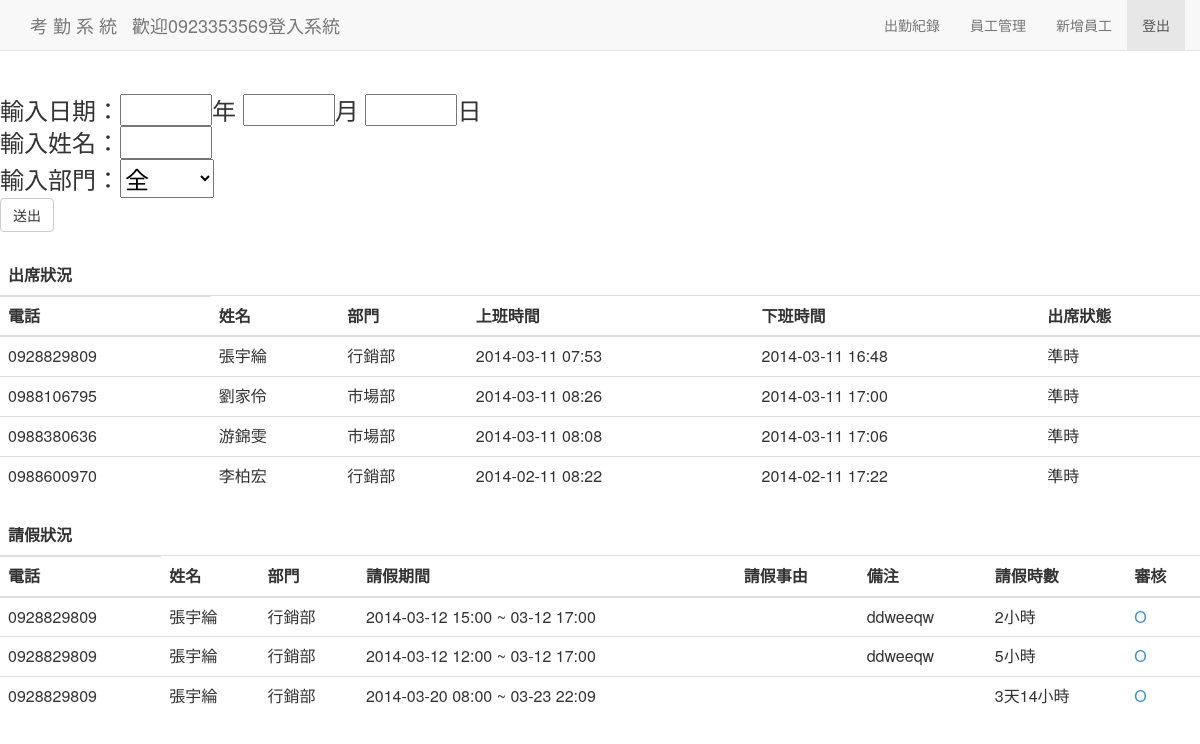
The app's page /leave_personal.php (signed in) with its own data.
### tables this page shows
CREATE TABLE IF NOT EXISTS `vk` (
  `pk` int(11) NOT NULL AUTO_INCREMENT,
  `l_phone` varchar(50) NOT NULL,
  `l_start` datetime NOT NULL,
  `l_end` datetime NOT NULL,
  `l_condition` varchar(50) NOT NULL,
  `l_memo` text NOT NULL,
  `l_check` int(11) NOT NULL,
  `id` int(11) NOT NULL,
  PRIMARY KEY (`pk`),
  KEY `id` (`id`)
);

CREATE TABLE IF NOT EXISTS `user` (
  `id` int(11) NOT NULL AUTO_INCREMENT,
  `user_phone` varchar(50) NOT NULL,
  `user_pwd` int(11) NOT NULL COMMENT '預設生日',
  `user_name` varchar(50) NOT NULL COMMENT '姓名',
  `user_class` varchar(50) NOT NULL,
  `user_join` date NOT NULL,
  `user_permission` int(11) NOT NULL,
  PRIMARY KEY (`id`)
);

### leave_personal.php (the view, shortened to what this page needs)
<!doctype html>
<html lang="en">
<head>
  <link href="css/bootstrap.min.css" rel="stylesheet" media="screen">
</head>
<body>
  <?php   include_once("fixed.php");  ?>
<a class="btn btn-primary" href='admin.php' role='botton'>Back</a>
<?php
$working_time = "08:30";
$pick_year = "";
$pick_month = "";
$pick_day = "";
$pick_name = "";
$pick_year_sql = "";
$pick_year_l_sql = "";
$pick_month_sql = "";
$pick_month_l_sql = "";
$pick_day_sql = "";
$pick_day_l_sql = "";
$pick_class_sql = "";
$pick_name_sql = "";
?>
<br>
<br>
<br>
<h3>
<form action = "leave_personal.php" method = post>
輸入日期：<input type="text" size="4" name="pick_year" value="<?php echo $pick_year ?>">年
		   <input type="text" size="4" name="pick_month" value="<?php echo $pick_month ?>">月
		   <input type="text" size="4" name="pick_day" value="<?php echo $pick_day ?>">日<br>
輸入姓名：<input size="4" type="text" name="pick_name" value="<?php echo $pick_name ?>"><br>
輸入部門：<select name="pick_class" >
			<option value="">全</option>
	      </select><br>
		<input class="btn btn-default" type="submit" value="送出">
</form>
</h3>
<table class="table" >
        <thead>
          <tr><th>出席狀況</th></tr>
          <tr>
            <th>電話</th>
            <th>姓名</th>
            <th>部門</th>
            <th>上班時間</th>
            <th>下班時間</th>
            <th>出席狀態</th>
          </tr>
        </thead>
        <tbody>
<?php
$sql = "SELECT user_phone, user_name,user_class, var_time
, MIN(var_time) AS var_first, MAX(var_time) AS var_last
FROM var INNER JOIN user ON var.id=user.id
WHERE user_permission = 2
$pick_name_sql
$pick_class_sql
$pick_year_sql
$pick_month_sql
$pick_day_sql
GROUP BY user_phone,YEAR(var_time), MONTH(var_time), DAY(var_time)";
$var = mysql_query($sql);
while ( $v_row = @mysql_fetch_assoc($var) ){
$var_first =  date('Y-m-d H:i',strtotime($v_row['var_first']));
$var_last =  date('Y-m-d H:i',strtotime($v_row['var_last']));
$clock_in_time = strtotime(date('H:i',strtotime($v_row['var_first'])));
$clock_on_time = strtotime($working_time);
$time_diff = round(abs($clock_in_time - $clock_on_time) / 60,2);
if ($time_diff >= 60) {
  $HHH = intval($time_diff/60);
  $MMM = $time_diff%60;
  $late = '遲到 '.$HHH.'小時'.$MMM.'分';
}else {
  $MMM = $time_diff%60;
  $late = '遲到 '.$MMM.'分';
}
?>
  <tr>
  <td><?php echo $v_row['user_phone'];?></td>
  <td><?php echo $v_row['user_name'];?></td>
  <td><?php
    if ($v_row['user_class'] == 2) echo "市場部";
    if ($v_row['user_class'] == 3) echo "行銷部";?>
  </td>
  <td><?php echo $var_first ;?></td>
  <td><?php echo $var_last ;?></td>
  <td>
  <?php
  if(date('H:i:s',strtotime($v_row['var_first'])) <= $working_time) {
    echo '準時';
  }else {
    echo $late;
  }
  ?>
  </td>
  </tr>
<?php
}
$sql_l = "SELECT *
FROM vk INNER JOIN user ON vk.id=user.id
WHERE user_permission = 2
$pick_name_sql
$pick_class_sql
$pick_year_l_sql
$pick_month_l_sql
$pick_day_l_sql
";
$leave = mysql_query($sql_l);
?>
        </tbody>
</table>
<table class="table" >
        <thead>
          <tr><th>請假狀況</th></tr>
          <tr>
            <th>電話</th>
            <th>姓名</th>
            <th>部門</th>
            <th>請假期間</th>
            <th>請假事由</th>
            <th>備注</th>
            <th>請假時數</th>
            <th>審核</th>
          </tr>
        </thead>
        <tbody>
<?php
while ( $l_row = @mysql_fetch_assoc($leave) ){
  $l_start = date('Y-m-d H:i',strtotime($l_row['l_start']));
  $start = strtotime(date('Y-m-d H:i',strtotime($l_row['l_start'])));
  $end = strtotime(date('Y-m-d H:i',strtotime($l_row['l_end'])));
  $time_intervel = (int)round(abs($end - $start)/3600,2);
  $short_end = date('m-d H:i',strtotime($l_row['l_end']));
  if ($time_intervel >= 24) {
  $DDD = intval($time_intervel/24);
  $HHH = $time_intervel%24;
  $time_intervel = $DDD."天".$HHH."小時";
  }else {
  $HHH = $time_intervel%24;
  $time_intervel = $HHH."小時";
  }
?>
  <tr>
  <td><?php echo $l_row['user_phone'];?></td>
  <td><?php echo $l_row['user_name'];?></td>
  <td><?php
    if ($l_row['user_class'] == 3) echo "行銷部";?></td>
  <td><?php echo $l_start." ~ ".$short_end;?></td>
  <td><?php
      ?></td>
  <td><?php echo $l_row['l_memo'];?></td>
  <td><?php echo $time_intervel;?></td>
  <td><a href="leave_check.php?pk=<?php echo $l_row['pk'] ?>">
      <?php if($l_row['l_check'] == 1) echo "O";
            elseif ($l_row['l_check'] == 0) echo "X";
      ?>
      </a></td>
  </tr>
<?php
}
?>
       </tbody>
</table>
</body>
</html>

### records on screen
vk: user.user_phone "0928829809", user.user_name "張宇綸", l_start "2014-03-12 15:00", l_end "03-12 17:00", l_memo "ddweeqw", time_intervel "2小時", l_check "O"
vk: user.user_phone "0928829809", user.user_name "張宇綸", l_start "2014-03-12 12:00", l_end "03-12 17:00", l_memo "ddweeqw", time_intervel "5小時", l_check "O"
vk: user.user_phone "0928829809", user.user_name "張宇綸", l_start "2014-03-20 08:00", l_end "03-23 22:09", time_intervel "3天14小時", l_check "O"

### other values on screen
$_SESSION['username'] "0923353569"
$v_row['user_phone'] "0928829809"
$v_row['user_name'] "張宇綸"
$var_first "2014-03-11 07:53"
$var_last "2014-03-11 16:48"
$v_row['user_phone'] "0988106795"
$v_row['user_name'] "劉家伶"
$var_first "2014-03-11 08:26"
$var_last "2014-03-11 17:00"
$v_row['user_phone'] "0988380636"
$v_row['user_name'] "游錦雯"
$var_first "2014-03-11 08:08"
$var_last "2014-03-11 17:06"
$v_row['user_phone'] "0988600970"
$v_row['user_name'] "李柏宏"
